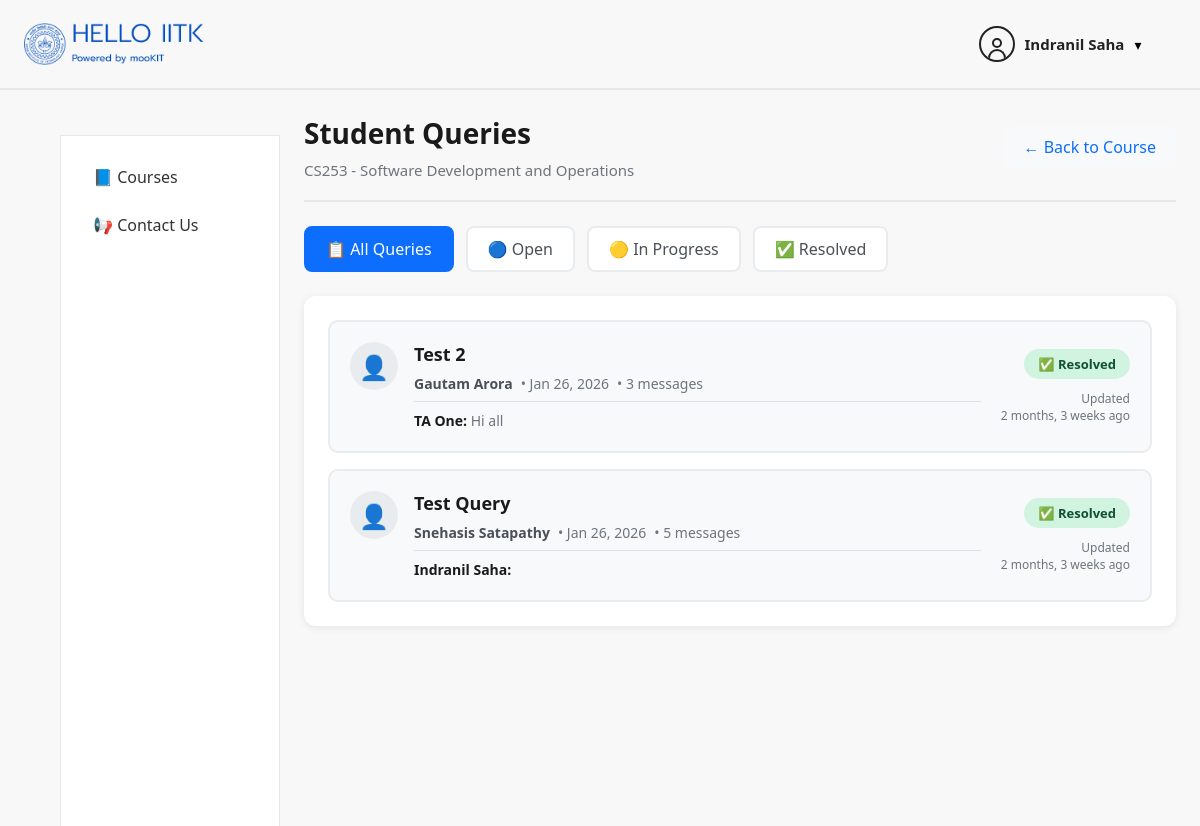
/queries/1/ta/ (signed in), run on an earlier commit of the app's database.
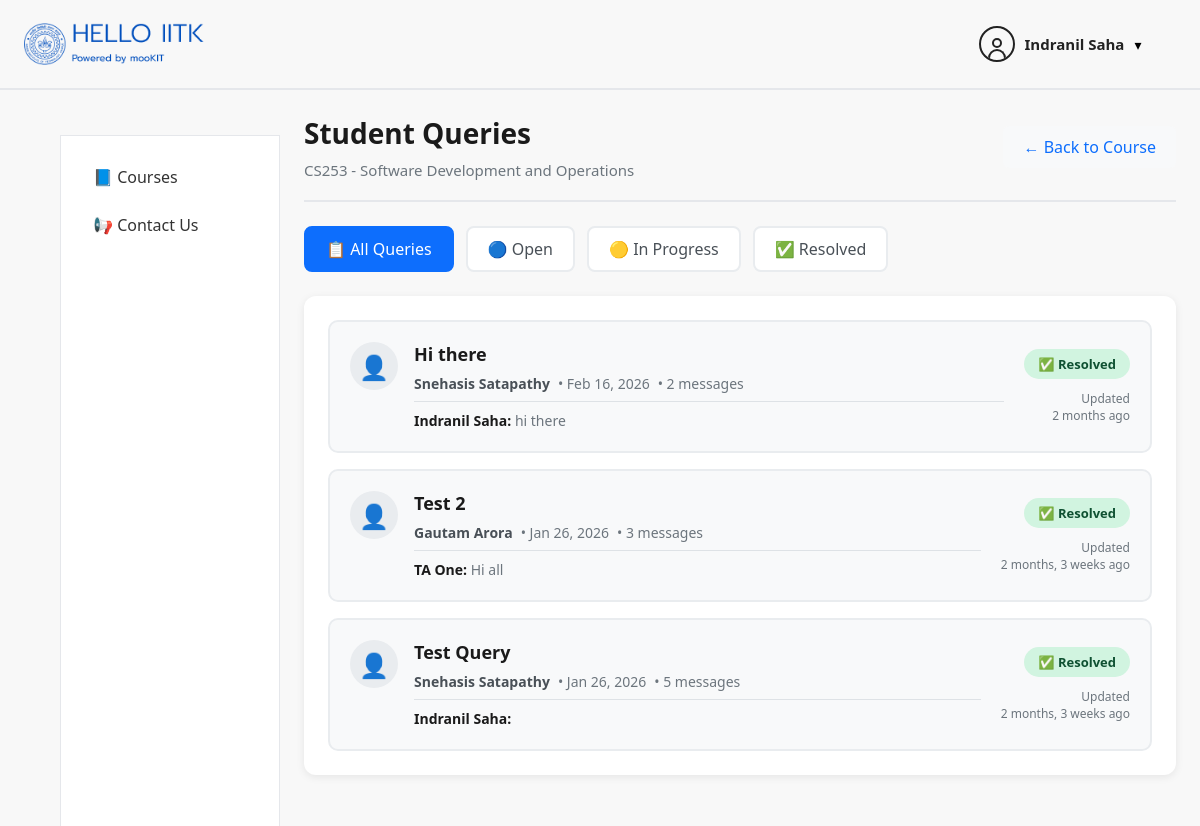
And on a later commit of the database.
### queries/models.py (models this page shows, shortened)
class Query(models.Model):
    STATUS_CHOICES = [
        ('open', 'Open'),
        ('in_progress', 'In Progress'),
        ('resolved', 'Resolved'),
    ]
    course = models.ForeignKey(Course, on_delete=models.CASCADE, related_name='queries')
    student = models.ForeignKey(User, on_delete=models.CASCADE, related_name='student_queries')
    title = models.CharField(max_length=200)
    status = models.CharField(max_length=20, choices=STATUS_CHOICES, default='open')
    created_at = models.DateTimeField(auto_now_add=True)
    updated_at = models.DateTimeField(auto_now=True)
    class Meta:
        ordering = ['-updated_at']
        verbose_name_plural = 'Queries'

class QueryMessage(models.Model):
    query = models.ForeignKey(Query, on_delete=models.CASCADE, related_name='messages')
    sender = models.ForeignKey(User, on_delete=models.CASCADE)
    message = models.TextField()
    attachment = models.FileField(upload_to='query_attachments/', blank=True, null=True)
    created_at = models.DateTimeField(auto_now_add=True)
    class Meta:
        ordering = ['created_at']

### users/models.py (models this page shows, shortened)
class User(AbstractUser):
    ROLE_CHOICES = [
        ('student', 'Student'),
        ('professor', 'Professor'),
        ('ta', 'Teaching Assistant'),
        ('admin', 'Admin'),
    ]
    role = models.CharField(
        max_length=20,
        choices=ROLE_CHOICES,
        default='student'
    )
    department = models.CharField(max_length=100, blank=True)

### queries/views.py (the view)
# urls.py: path('<int:course_id>/ta/', ta_queries, name='ta_queries'),
@login_required
def ta_queries(request, course_id):
    if not (CourseTA.objects.filter(course_id=course_id, ta=request.user).exists() or
            CourseProfessor.objects.filter(course_id=course_id, professor=request.user).exists()):
        return redirect('/courses/')
    course = Course.objects.select_related('semester').get(id=course_id)
    queries = Query.objects.filter(course_id=course_id).select_related('student')
    status_filter = request.GET.get('status')
    if status_filter:
        queries = queries.filter(status=status_filter)
    return render(request, 'queries/ta_queries.html', {
        'course': course,
        'queries': queries,
        'course_id': course_id,
        'status_filter': status_filter
    })

### templates/queries/ta_queries.html (shortened to what this page needs)
{% extends "courses/base.html" %}
{% load static %}
{% block content %}
<div class="course-detail-header">
  <div class="course-title-section">
    <h1 class="course-title">Student Queries</h1>
    <p class="course-semester">{{ course.code }} - {{ course.name }}</p>
  </div>
  <a href="/courses/{{ course_id }}/ta/home/" class="back-link">← Back to Course</a>
</div>
<div class="filter-tabs">
  <a href="?status=" class="tab {% if not status_filter %}active{% endif %}">
    📋 All Queries
  </a>
  <a href="?status=open" class="tab {% if status_filter == 'open' %}active{% endif %}">
    🔵 Open
  </a>
  <a href="?status=in_progress" class="tab {% if status_filter == 'in_progress' %}active{% endif %}">
    🟡 In Progress
  </a>
  <a href="?status=resolved" class="tab {% if status_filter == 'resolved' %}active{% endif %}">
    ✅ Resolved
  </a>
</div>
<div class="queries-container">
  {% if queries %}
    <div class="queries-list">
      {% for query in queries %}
        <a href="/queries/{{ course_id }}/query/{{ query.id }}/" class="query-card">
          <div class="query-left">
            <div class="student-avatar">
              👤
            </div>
            <div class="query-info">
              <h3 class="query-title">{{ query.title }}</h3>
              <div class="query-meta">
                <span class="student-name">
                  <strong>{{ query.student.get_full_name|default:query.student.username }}</strong>
                </span>
                <span class="query-date">• {{ query.created_at|date:"M d, Y" }}</span>
                <span class="message-count">• {{ query.messages.count }} message{{ query.messages.count|pluralize }}</span>
              </div>
              {% if query.messages.last %}
                <div class="last-message">
                  <strong>{{ query.messages.last.sender.get_full_name|default:query.messages.last.sender.username }}:</strong>
                  {{ query.messages.last.message|truncatewords:20 }}
                </div>
              {% endif %}
            </div>
          </div>
          <div class="query-right">
            <span class="status-badge status-{{ query.status }}">
              {% if query.status == 'open' %}
                🔵 Open
              {% elif query.status == 'in_progress' %}
                🟡 In Progress
              {% else %}
                ✅ Resolved
              {% endif %}
            </span>
            <div class="updated-time">
              Updated<br>{{ query.updated_at|timesince }} ago
            </div>
          </div>
        </a>
      {% endfor %}
    </div>
  {% endif %}
</div>
{% endblock %}

What changed in the data, as far as the page shows it:
added Query: title "Hi there", student.get_full_name "Snehasis Satapathy", created_at "Feb 16, 2026", messages.count "2", messages.last.sender.get_full_name "Indranil Saha", messages.last.message "hi there", status "✅ Resolved", updated_at "2 months"
